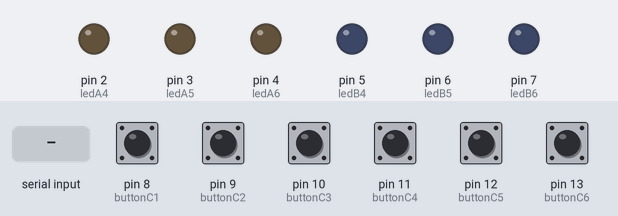
Recording of a sketch running on a simulated Arduino Uno, built with avr-gcc and run on an emulated ATmega328P. Shown: output pins drawn as LEDs (lit = HIGH). The test bench sets the inputs (shaded band); at power-on: pin 8 (buttonC1), pin 9 (buttonC2), pin 10 (buttonC3), pin 11 (buttonC4), pin 12 (buttonC5), pin 13 (buttonC6) HIGH. What the sketch prints to the serial monitor is not drawn.

Above: at 1.2 s.
1.3 s: "A4,1\n" received over Serial
At 1.9 s:
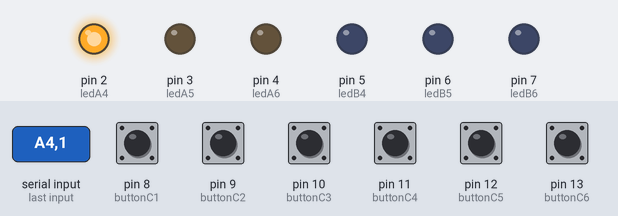
2.8 s: "A5,1\n" received over Serial
At 4.0 s:
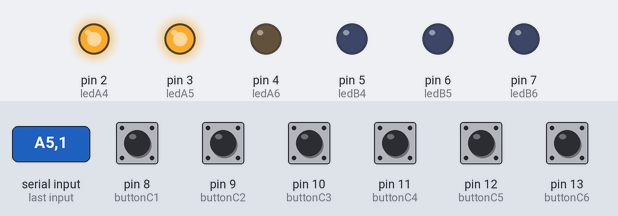
4.3 s: "A6,1\n" received over Serial
At 5.5 s:
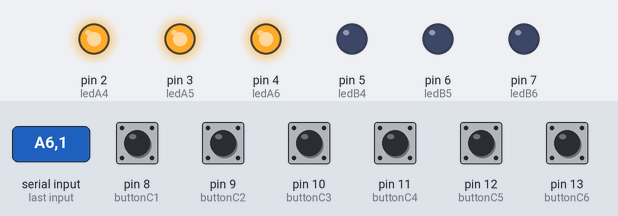
5.8 s: "B4,1\n" received over Serial
At 6.6 s:
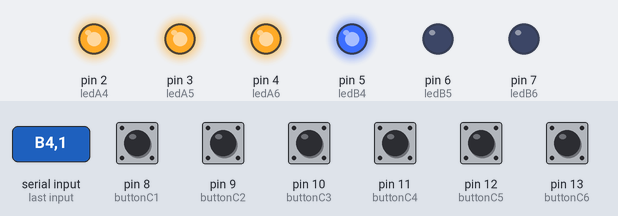
7.3 s: "B5,1\n" received over Serial
At 7.9 s:
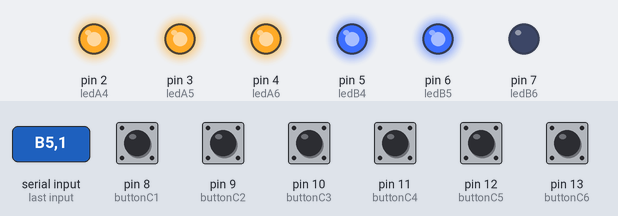
8.8 s: "A4\n" received over Serial
At 10.2 s:
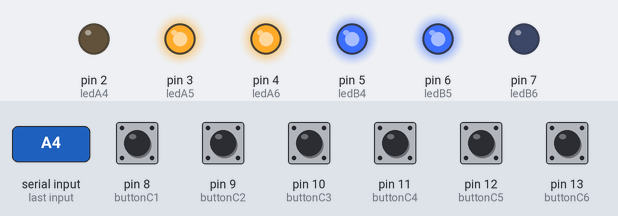
Timing chart, 0 to 11.3 s (numbered marks = the images above; inputs shaded):
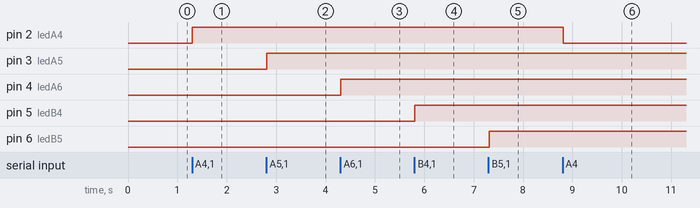

The sketch:

arduino3.ino
```cpp
#include <SoftwareSerial.h>

const int buttonC1 = 8; // Input D1
const int buttonC2 = 9; // Input E1
const int buttonC3 = 10; // Input F1
const int buttonC4 = 11; // Input D2
const int buttonC5 = 12; // Input E2
const int buttonC6 = 13; // Input F2

const int ledA4 = 2; // Output D1 (for any Arduino)
const int ledA5 = 3; // Output E1 (for any Arduino)
const int ledA6 = 4; // Output F1 (for any Arduino)
const int ledB4 = 5; // Output D2 (for any Arduino)
const int ledB5 = 6; // Output E2 (for any Arduino)
const int ledB6 = 7; // Output F2 (for any Arduino)

SoftwareSerial serial(0, 1); // RX, TX for RS-485

const unsigned long DEBOUNCE_DELAY = 50;    // Debounce time in milliseconds
const unsigned long TIME_SLOT_DURATION = 30; // Duration of each time slot in milliseconds
const unsigned long CYCLE_DURATION = 90;     // Total time for all 3 Arduinos


unsigned long lastDebounceTime[6] = {0, 0, 0, 0, 0, 0};  // Last time buttons were pressed

void sendButtonState(String switchName, int state);

void setup() {
    Serial.begin(9600); // Initialize serial communication for debugging

    // Set button pins as input with pull-up resistors
    pinMode(buttonC1, INPUT_PULLUP);
    pinMode(buttonC2, INPUT_PULLUP);
    pinMode(buttonC3, INPUT_PULLUP);
    pinMode(buttonC4, INPUT_PULLUP);
    pinMode(buttonC5, INPUT_PULLUP);
    pinMode(buttonC6, INPUT_PULLUP);

    // Set LED pins as output
    pinMode(ledA4, OUTPUT);
    pinMode(ledA5, OUTPUT);
    pinMode(ledA6, OUTPUT);
    pinMode(ledB4, OUTPUT);
    pinMode(ledB5, OUTPUT);
    pinMode(ledB6, OUTPUT);

    // Turn off all LEDs by default
    digitalWrite(ledA4, LOW);
    digitalWrite(ledA5, LOW);
    digitalWrite(ledA6, LOW);
    digitalWrite(ledB4, LOW);
    digitalWrite(ledB5, LOW);
    digitalWrite(ledB6, LOW);
}

// Store previous button states
int prevState1 = LOW, prevState2 = LOW, prevState3 = LOW;
int prevState4 = LOW, prevState5 = LOW, prevState6 = LOW;

void loop() {
    unsigned long currentMillis = millis();
    // Arduino B's transmission window (30-59ms of every 90ms cycle)
    // First Arduino (A) uses 0-29ms
    // Second Arduino (B) uses 30-59ms
    // Third Arduino (C) uses 60-89ms
    // Calculate time slot - Arduino C gets third slot (60-89ms of every 90ms cycle)
    if ((currentMillis % CYCLE_DURATION) >= (TIME_SLOT_DURATION * 2)) {
        // Read current button states
        int stateC1 = digitalRead(buttonC1);
        int stateC2 = digitalRead(buttonC2);
        int stateC3 = digitalRead(buttonC3);
        int stateC4 = digitalRead(buttonC4);
        int stateC5 = digitalRead(buttonC5);
        int stateC6 = digitalRead(buttonC6);

        // Check for state changes with debouncing
        if (stateC1 != prevState1 && (currentMillis - lastDebounceTime[0]) > DEBOUNCE_DELAY) {
            sendButtonState("C1", stateC1);
            prevState1 = stateC1;
            lastDebounceTime[0] = currentMillis;
        }
        if (stateC2 != prevState2 && (currentMillis - lastDebounceTime[1]) > DEBOUNCE_DELAY) {
            sendButtonState("C2", stateC2);
            prevState2 = stateC2;
            lastDebounceTime[1] = currentMillis;
        }
        if (stateC3 != prevState3 && (currentMillis - lastDebounceTime[2]) > DEBOUNCE_DELAY) {
            sendButtonState("C3", stateC3);
            prevState3 = stateC3;
            lastDebounceTime[2] = currentMillis;
        }
        if (stateC4 != prevState4 && (currentMillis - lastDebounceTime[3]) > DEBOUNCE_DELAY) {
            sendButtonState("C4", stateC4);
            prevState4 = stateC4;
            lastDebounceTime[3] = currentMillis;
        }
        if (stateC5 != prevState5 && (currentMillis - lastDebounceTime[4]) > DEBOUNCE_DELAY) {
            sendButtonState("C5", stateC5);
            prevState5 = stateC5;
            lastDebounceTime[4] = currentMillis;
        }
        if (stateC6 != prevState6 && (currentMillis - lastDebounceTime[5]) > DEBOUNCE_DELAY) {
            sendButtonState("C6", stateC6);
            prevState6 = stateC6;
            lastDebounceTime[5] = currentMillis;
        }
    }

    // Check for incoming data from other Arduinos
    if (Serial.available()) {
        String message = Serial.readStringUntil('\n');

        // Parse the message
        String switchName = message.substring(0, message.indexOf(','));
        int state = message.substring(message.indexOf(',') + 1).toInt();

        // Control LEDs based on switch name
        if (switchName == "A4") {
            digitalWrite(ledA4, state);
        } else if (switchName == "A5") {
            digitalWrite(ledA5, state);
        } else if (switchName == "A6") {
            digitalWrite(ledA6, state);
        } else if (switchName == "B4") {
            digitalWrite(ledB4, state);
        } else if (switchName == "B5") {
            digitalWrite(ledB5, state);
        } else if (switchName == "B6") {
            digitalWrite(ledB6, state);
        }
    }

    delay(100); // Adjust delay as needed
}

// Function to send button state as a string
void sendButtonState(String switchName, int state) {
    String message = switchName + "," + String(state);
    Serial.println(message); // Send the message
}
```

Measured:
- after the input at 1.3 s, pin 2 (ledA4): LOW → HIGH at once
- after the input at 2.8 s, pin 3 (ledA5): LOW → HIGH at once
- after the input at 4.3 s, pin 4 (ledA6): LOW → HIGH at once
- after the input at 5.8 s, pin 5 (ledB4): LOW → HIGH at once
- after the input at 7.3 s, pin 6 (ledB5): LOW → HIGH at once
- after the input at 8.8 s, pin 2 (ledA4): HIGH → LOW at once
